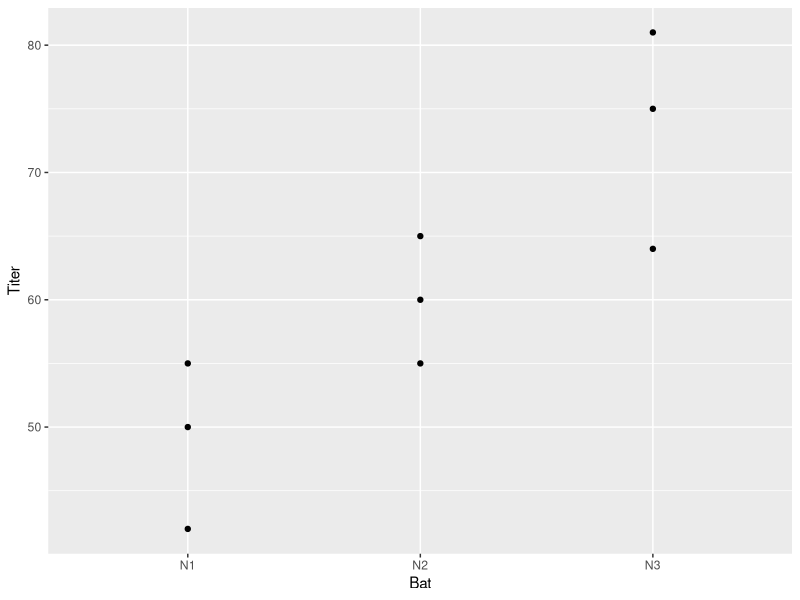
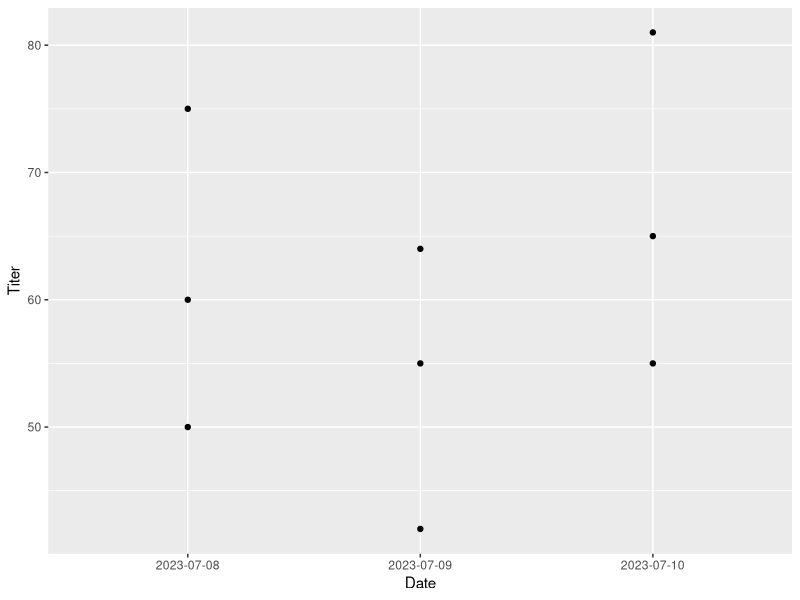
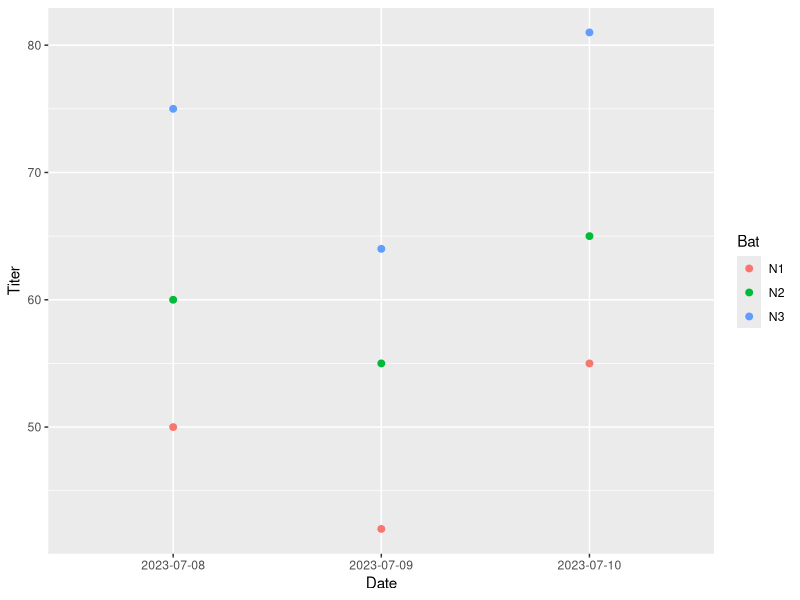
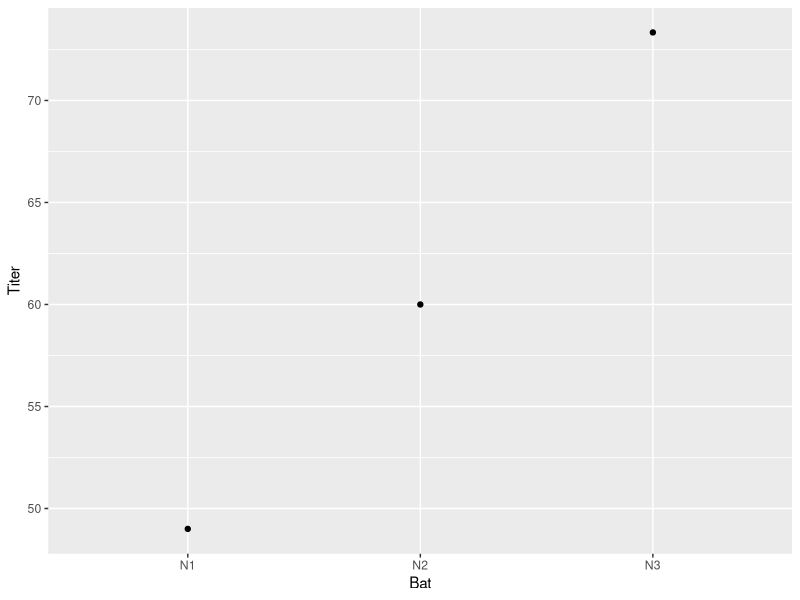
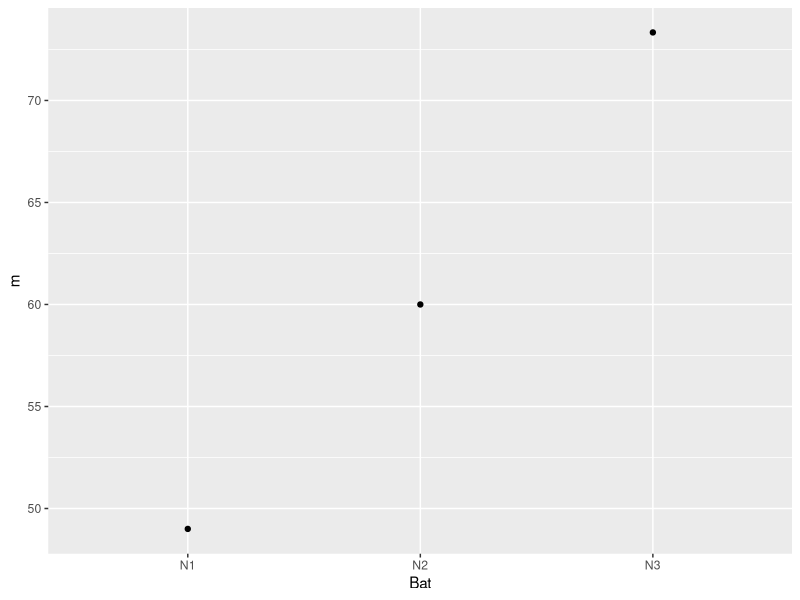
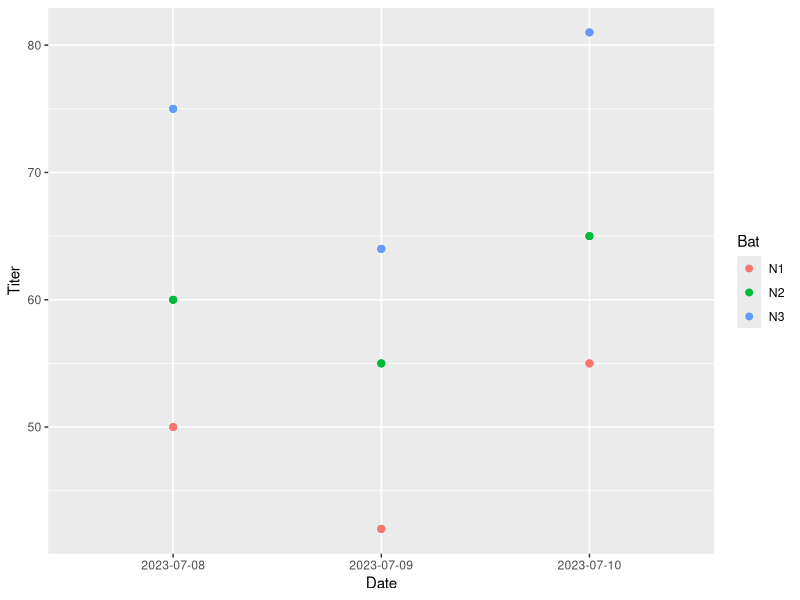
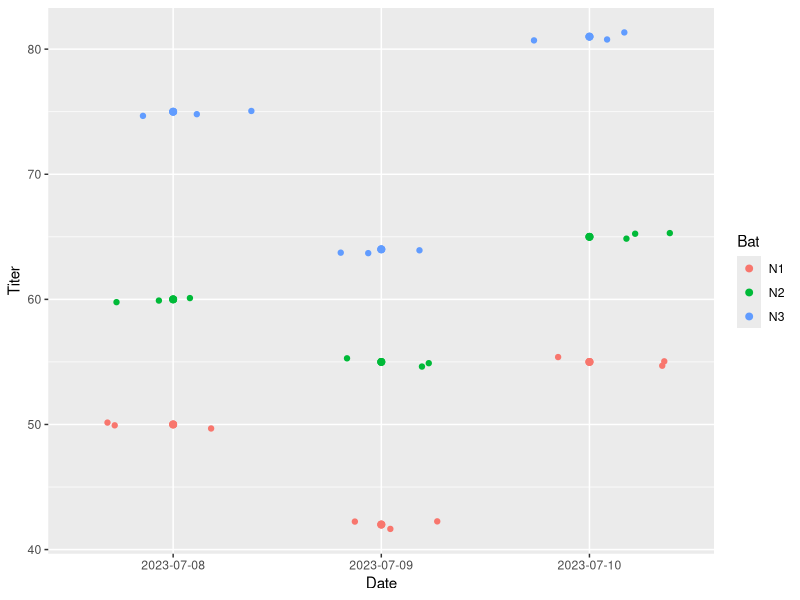
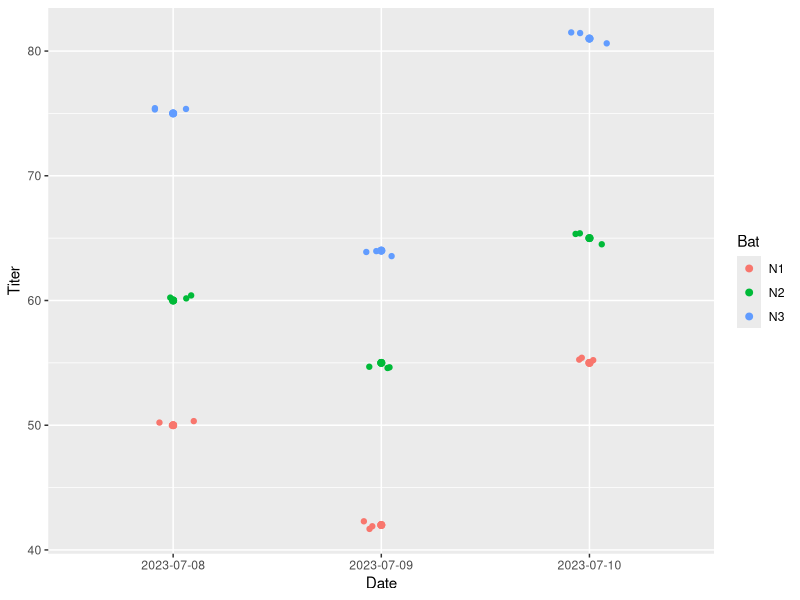

Generate these figures, in order, with R:
## ---- chunk 1
knitr::opts_chunk$set(echo = TRUE)
## ---- chunk 2
library(tidyverse)
head(diamonds) 
str(diamonds)
glimpse(diamonds)
view(diamonds)
## ---- chunk 3
filter(diamonds, cut=='Premium' & price >= 15000) 
## ---- chunk 4
diamonds %>%  # line 1
  group_by(cut) %>%  # line 2
  summarize(m = mean(price)) %>% # line 3
  ungroup() # line 4
## ---- chunk 5
library(dplyr)
data(mtcars)

head(mtcars) # look at the data

mtcars %>%
  select(mpg, cyl, hp) %>%
  filter(cyl == 4) %>%
  arrange(desc(hp))
## ---- chunk 6
library(dplyr)
mtcars %>%
  select(mpg, cyl, hp) %>%
  filter(cyl == 4) %>%
  summarize(avg_mpg = mean(mpg),
            avg_cyl = mean(cyl),
            avg_hp = mean(hp))
## ---- chunk 7
Bat <- c("N1", "N1", "N1",
         "N2", "N2", "N2",
         "N3", "N3", "N3") ## three bats, identified as N1, N2 and N3

Date <- c("2023-07-08", "2023-07-09", "2023-07-10",
          "2023-07-08", "2023-07-09", "2023-07-10",
          "2023-07-08", "2023-07-09", "2023-07-10") # these are dates

Titer <- c(rpois(3,50),
           rpois(3,60),
           rpois(3,70)) # these are possible antibody titres

## Creating an object
mydata <- tibble(Bat, Date, Titer) 
## ---- chunk 8
library(ggplot2)
ggplot(mydata, aes(x = Bat, y = Titer)) + 
  geom_point()
## ---- chunk 9
library(ggplot2)
ggplot(mydata, aes(x = Date, y = Titer)) + 
  geom_point()
## ---- chunk 10
library(ggplot2)
ggplot(mydata, aes(x = Date, y = Titer, colour = Bat)) + 
  geom_point(size = 2)
## ---- chunk 11
ggplot(mydata, aes(x = Bat, y = Titer)) +
  stat_summary(fun = "mean", geom = "point")
## ---- chunk 12
mydata %>%                            # name of the dataset
  group_by(Bat) %>%                   # grouping the data 
  summarize(m = mean(Titer)) %>%      # calculating the mean
  ungroup() %>%                       # ungrouping the data
  ggplot(aes(x = Bat, y = m)) +       # set up the graph
  geom_point()                        # add data points on graph
## ---- chunk 13
library(dplyr)
mydata <- bind_rows(replicate(3, mydata, simplify = FALSE))
dim(mydata)

## ---- chunk 14
ggplot(mydata, aes(x = Date, y = Titer, colour = Bat)) + 
     geom_point(size = 2)
## ---- chunk 15
ggplot(mydata, aes(x = Date, y = Titer, colour = Bat)) + 
    geom_point(size = 2)+geom_jitter()
## ---- chunk 16
ggplot(mydata, aes(x = Date, y = Titer, colour = Bat)) + 
    geom_point(size = 2)+geom_jitter(width = 0.1, height = 0.5)
## ---- chunk 17
Bat <- c(rep("N1",20),
         rep("N2",20),
         rep("N3",20))

date1 <- seq(from = as.POSIXct("2023-05-01 00:00:00"), 
             to = as.POSIXct("2023-05-20 23:45:00"), by = "day")

Date <- rep(date1,3)

Titer <- c(rpois(20,50),
           rpois(20,60),
           rpois(20,70)) 

mydata <- tibble(Bat, Date, Titer) 
## ---- chunk 18
ggplot(mydata, aes(x = Bat, y = Titer, colour = Bat)) + 
    geom_point(size = 2)
## ---- chunk 19
ggplot(mydata, aes(x = Bat, y = Titer, colour = Bat)) + 
  geom_point(size = 2)+
  geom_jitter(width = 0.1, height = 0.5)
## ---- chunk 20
## stats_summary method
ggplot(mydata,              # name of dataset
       aes(x = Bat,        # x-axis variable
           y = Titer,       # y-axis variable
           group = Bat,     # grouping variable (legend)
           color = Bat)) +  # colour
stat_summary(fun = "mean", geom = "point") +  # add data points
stat_summary(fun.data = "mean_se", geom = "errorbar") # add error bars (standard error)
## ---- chunk 21
## stats_summary method
ggplot(mydata,              # name of dataset
       aes(x = Bat,        # x-axis variable
           y = Titer,       # y-axis variable
           group = Bat,     # grouping variable (legend)
           color = Bat)) +  # colour
stat_summary(fun = "mean", geom = "point") +  # add data points
stat_summary(fun.data = "mean_se", geom = "errorbar", width = 0.5, linewidth = 1) + # add error bars (standard error)
  geom_jitter(width = 0.1, height = 0)
## ---- chunk 22
## stats_summary method
ggplot(mydata,              # name of dataset
       aes(x = Bat,        # x-axis variable
           y = Titer,       # y-axis variable
           group = Bat,     # grouping variable (legend)
           color = Bat)) +  # colour
stat_summary(fun = "mean", geom = "point", colour = "black", size = 2) +  # add data points
stat_summary(fun.data = "mean_se", geom = "errorbar", width = 0.5, linewidth = 1) + # add error bars (standard error)
  geom_jitter(width = 0.1, height = 0)
## ---- chunk 23
## stats_summary method
ggplot(mydata,              # name of dataset
       aes(x = Bat,        # x-axis variable
           y = Titer,       # y-axis variable
           group = Bat,     # grouping variable (legend)
           color = Bat)) +  # colour
stat_summary(fun = "mean", geom = "point", colour = "black") +  # add data points
stat_summary(fun.data = "mean_se", geom = "errorbar", width = 0.5, linewidth = 1, colour = "black") + # add error bars (standard error)
  geom_jitter(width = 0.1, height = 0)
## ---- chunk 24
## stats_summary method
ggplot(mydata,              # name of dataset
       aes(x = Bat,        # x-axis variable
           y = Titer,       # y-axis variable
           group = Bat)) +  # colour
stat_summary(fun = "mean", geom = "point") +  # add data points
stat_summary(fun.data = "mean_se", geom = "errorbar", width = 0.5, linewidth = 1) + # add error bars (standard error)
  geom_jitter(width = 0.1, height = 0)
## ---- chunk 25
## stats_summary method
ggplot(mydata,
       aes(x = Date,
           y = Titer)) +
  stat_summary(fun = "mean", geom = "point") +
  stat_summary(fun = "mean", geom = "line") + 
  stat_summary(fun.data = "mean_se", geom = "errorbar")
## ---- chunk 26
## stats_summary method
ggplot(mydata,
       aes(x = Date,
           y = Titer)) +
  stat_summary(fun = "mean", geom = "point") +
#  stat_summary(fun = "mean", geom = "line") + 
  stat_summary(fun.data = "mean_se", geom = "errorbar")
